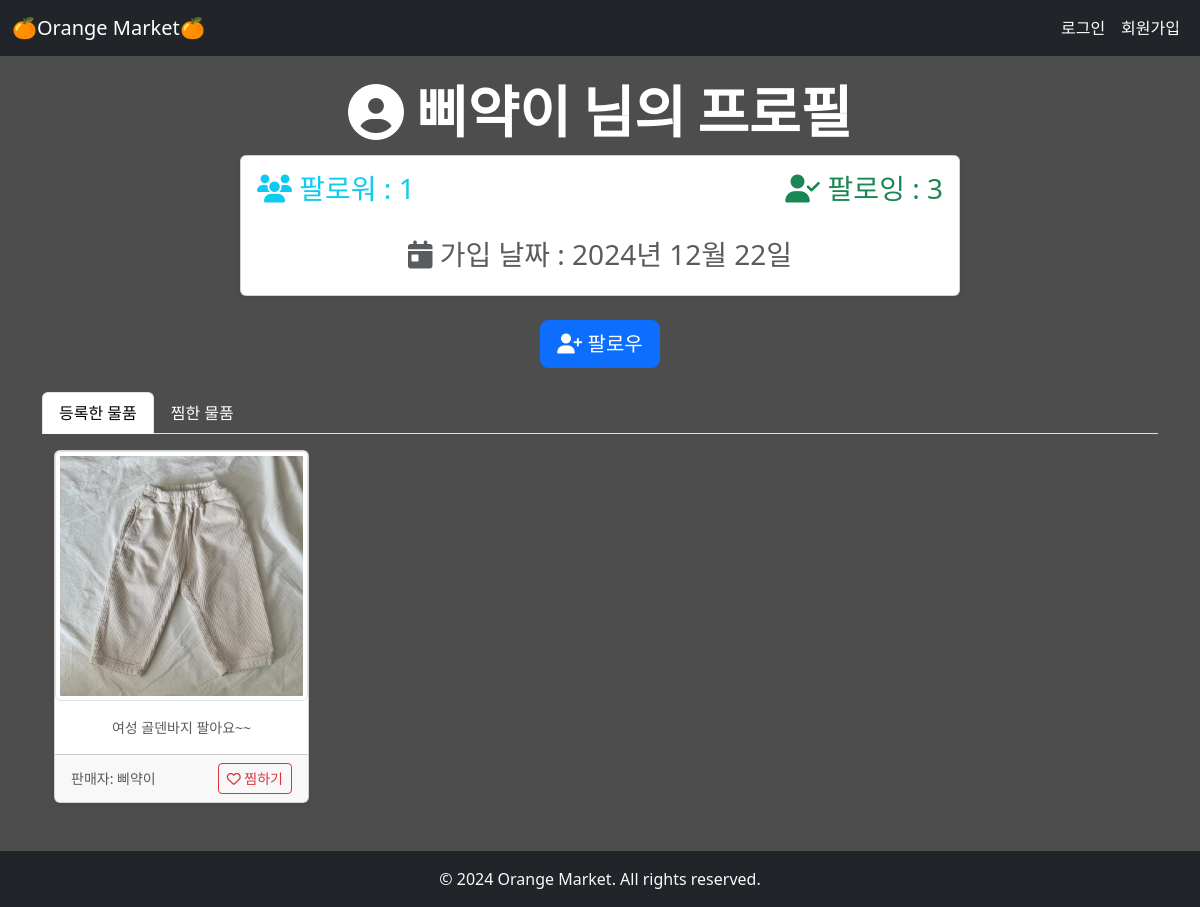
The app's page /users/profile/삐약이/ with its own data.
### accounts/models.py (models this page shows)
class User(AbstractUser):
    followings = models.ManyToManyField('self', symmetrical=False, related_name='followers')

### articles/models.py (models this page shows, shortened)
class Article(models.Model):
    title = models.CharField(max_length=50)
    content = models.TextField()
    created_at = models.DateTimeField(auto_now_add=True)
    updated_at = models.DateTimeField(auto_now=True)
    image = models.ImageField(upload_to='images/', blank=True)
    author = models.ForeignKey(
        settings.AUTH_USER_MODEL,
        on_delete=models.CASCADE,
        related_name="articles"
        )
    like_users = models.ManyToManyField(
        settings.AUTH_USER_MODEL,
        related_name="like_articles"
        )

### users/views.py (the view)
# urls.py: path("profile/<str:username>/", views.profile, name="profile"),
def profile(request, username):
    member = get_object_or_404(get_user_model(), username=username)
    member_articles = Article.objects.filter(author=member)
    liked_articles = Article.objects.filter(like_users=member)
    context = {
        "member": member,
        "member_articles": member_articles,
        "liked_articles": liked_articles,
    }
    return render(request, "users/profile.html", context)

### users/templates/users/profile.html (shortened to what this page needs)
{% extends "base.html" %}
{% load static %}
{% block content %}
    <div class="container mt-4">
        <div class="row justify-content-center">
            <div class="col-md-8">
                <h1 class="text-center text-white display-4" style="font-family: 'Poppins', sans-serif; font-weight: 700;">
                    <i class="fa-solid fa-user-circle"></i> {{ member.username }} 님의 프로필
                </h1>
                <div class="card shadow-sm">
                    <div class="card-body">
                        <div class="d-flex justify-content-between align-items-center mb-4">
                            <div class="profile-info">
                                <h3 class="text-info">
                                    <i class="fa-solid fa-users"></i> 팔로워 : {{ member.followers.count }}
                                </h3>
                            </div>
                            <div class="profile-info">
                                <h3 class="text-success">
                                    <i class="fa-solid fa-user-check"></i> 팔로잉 : {{ member.followings.count }}
                                </h3>
                            </div>
                        </div>
                        <div class="profile-info text-center">
                            <h3 class="text-muted">
                                <i class="fa-solid fa-calendar-day"></i> 가입 날짜 : {{ member.date_joined|date:"Y년 m월 d일" }}
                            </h3>
                        </div>
                    </div>
                </div>
                <div class="mt-4 text-center">
                    {% if request.user != member %}
                        <form action="{% url "users:follow" member.pk %}" method="POST">
                            {% if request.user in member.followers.all %}
                                <button type="submit" class="btn btn-danger btn-lg">
                                    <i class="fa-solid fa-user-slash"></i> 언팔로우
                                </button>
                            {% else %}
                                <button type="submit" class="btn btn-primary btn-lg">
                                    <i class="fa-solid fa-user-plus"></i> 팔로우
                                </button>
                            {% endif %}
                        </form>
                    {% endif %}
                </div>
            </div>
        </div>
    </div>
    <div class="mt-4">
        <ul class="nav nav-tabs" id="profileTabs" role="tablist">
            <li class="nav-item" role="presentation">
                <a class="nav-link active" id="articles-tab" data-bs-toggle="tab" href="#articles" role="tab" aria-controls="articles" aria-selected="true">등록한 물품</a>
            </li>
            <li class="nav-item" role="presentation">
                <a class="nav-link" id="liked-articles-tab" data-bs-toggle="tab" href="#liked-articles" role="tab" aria-controls="liked-articles" aria-selected="false">찜한 물품</a>
            </li>
        </ul>
        <div class="tab-content mt-3" id="profileTabsContent">
            <div class="tab-pane fade show active" id="articles" role="tabpanel" aria-labelledby="articles-tab">
                <div class="container">
                    <div class="row">
                        {% for article in member_articles %}
                            <div class="col-md-3 col-sm-6 mb-4">
                                <div class="card shadow-sm h-100">
                                    <a href="{% url 'articles:article_detail' article.pk %}" class="text-decoration-none text-dark">
                                        {% if article.image %}
                                            <img src="{{ article.image.url }}" alt="{{ article.image }}" class="card-img-top img-thumbnail" style="height: 250px; object-fit: cover;">
                                        {% else %}
                                            <img src="{% static 'articles/placeholder.jpg' %}" alt="Placeholder Image" class="card-img-top img-thumbnail" style="height: 250px; object-fit: cover;">
                                        {% endif %}
                                        <div class="card-body">
                                            <p class="card-text text-muted small text-center">{{ article.title }}</p>
                                        </div>
                                    </a>
                                    <div class="card-footer text-center">
                                        <div class="d-flex justify-content-between align-items-center">
                                            <small class="text-muted">판매자: {{ article.author.username }}</small>
                                            <form action="{% url 'articles:like' article.pk %}" method="POST" class="d-inline">
                                                {% if request.user in article.like_users.all %}
                                                    <button class="btn btn-danger btn-sm">
                                                        <i class="fa-solid fa-heart"></i> 찜 삭제
                                                    </button>
                                                {% else %}
                                                    <button class="btn btn-outline-danger btn-sm">
                                                        <i class="fa-regular fa-heart"></i> 찜하기
                                                    </button>
                                                {% endif %}
                                            </form>
                                        </div>
                                    </div>
                                </div>
                            </div>
                        {% empty %}
                            <p>등록한 물품이 없습니다.</p>
                        {% endfor %}
                    </div>
                </div>
            </div>
        </div>
    </div>
{% endblock content %}

### static/css/style.css (style rules this page uses)
.nav-link:not(.active) { color: white; }

### records on screen
User: username "삐약이", followers.count "1", followings.count "3", date_joined "2024년 12월 22일"
Article: image (picture), title "여성 골덴바지 팔아요~~", author.username "삐약이", shows "찜하기"
